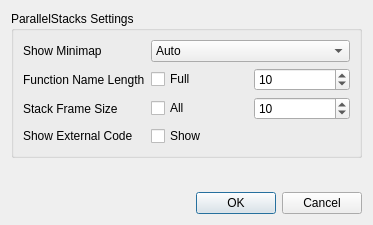
<?xml version="1.0" encoding="UTF-8"?>
<ui version="4.0">
 <class>SeerParallelStacksSettingsDialogForm</class>
 <widget class="QDialog" name="SeerParallelStacksSettingsDialogForm">
  <property name="geometry">
   <rect>
    <x>0</x>
    <y>0</y>
    <width>373</width>
    <height>225</height>
   </rect>
  </property>
  <property name="windowTitle">
   <string>Seer - ParallelStacks Settings</string>
  </property>
  <layout class="QVBoxLayout" name="verticalLayout">
   <item>
    <widget class="QGroupBox" name="groupBox">
     <property name="title">
      <string>ParallelStacks Settings</string>
     </property>
     <layout class="QHBoxLayout" name="horizontalLayout">
      <item>
       <layout class="QGridLayout" name="gridLayout">
        <item row="0" column="0">
         <widget class="QLabel" name="showMinimapLabel">
          <property name="text">
           <string>Show Minimap</string>
          </property>
         </widget>
        </item>
        <item row="2" column="2">
         <widget class="QSpinBox" name="stackFrameSizeSpinBox">
          <property name="toolTip">
           <string>Keep N frames of the stack. Omit the middle frames.</string>
          </property>
          <property name="minimum">
           <number>1</number>
          </property>
          <property name="maximum">
           <number>999</number>
          </property>
          <property name="singleStep">
           <number>5</number>
          </property>
          <property name="value">
           <number>10</number>
          </property>
         </widget>
        </item>
        <item row="1" column="0">
         <widget class="QLabel" name="functionNameLengthLabel">
          <property name="text">
           <string>Function Name Length</string>
          </property>
         </widget>
        </item>
        <item row="2" column="0">
         <widget class="QLabel" name="stackFrameSizeLabel">
          <property name="text">
           <string>Stack Frame Size</string>
          </property>
         </widget>
        </item>
        <item row="1" column="2">
         <widget class="QSpinBox" name="functionNameLengthSpinBox">
          <property name="toolTip">
           <string>Keep N characters of the function name. Omit the middle characters.</string>
          </property>
          <property name="minimum">
           <number>1</number>
          </property>
          <property name="maximum">
           <number>999</number>
          </property>
          <property name="singleStep">
           <number>5</number>
          </property>
          <property name="value">
           <number>10</number>
          </property>
         </widget>
        </item>
        <item row="1" column="1">
         <widget class="QCheckBox" name="functionNameLengthAllCheckBox">
          <property name="toolTip">
           <string>Keep the full length of function names.</string>
          </property>
          <property name="text">
           <string>Full</string>
          </property>
         </widget>
        </item>
        <item row="2" column="1">
         <widget class="QCheckBox" name="stackFrameSizeAllCheckBox">
          <property name="toolTip">
           <string>Keep all frames of the stack.</string>
          </property>
          <property name="text">
           <string>All</string>
          </property>
         </widget>
        </item>
        <item row="3" column="0">
         <widget class="QLabel" name="showExternalCodeLabel">
          <property name="text">
           <string>Show External Code</string>
          </property>
         </widget>
        </item>
        <item row="3" column="1" colspan="2">
         <widget class="QCheckBox" name="showExternalCodeCheckBox">
          <property name="toolTip">
           <string>Show every external frame (no debug info, or a file matching the Source config's Ignore patterns). Unchecked, each run of them is merged into a single '[External Code]' frame.</string>
          </property>
          <property name="text">
           <string>Show</string>
          </property>
         </widget>
        </item>
        <item row="0" column="1" colspan="2">
         <widget class="QComboBox" name="showMinimapComboBox">
          <property name="toolTip">
           <string>Show the Minimap when needed, always, or never.</string>
          </property>
          <item>
           <property name="text">
            <string>Auto</string>
           </property>
          </item>
          <item>
           <property name="text">
            <string>Always</string>
           </property>
          </item>
          <item>
           <property name="text">
            <string>Never</string>
           </property>
          </item>
         </widget>
        </item>
       </layout>
      </item>
     </layout>
    </widget>
   </item>
   <item>
    <spacer name="verticalSpacer">
     <property name="orientation">
      <enum>Qt::Vertical</enum>
     </property>
     <property name="sizeHint" stdset="0">
      <size>
       <width>20</width>
       <height>4</height>
      </size>
     </property>
    </spacer>
   </item>
   <item>
    <widget class="QDialogButtonBox" name="buttonBox">
     <property name="orientation">
      <enum>Qt::Horizontal</enum>
     </property>
     <property name="standardButtons">
      <set>QDialogButtonBox::Cancel|QDialogButtonBox::Ok</set>
     </property>
    </widget>
   </item>
  </layout>
  <zorder>groupBox</zorder>
  <zorder>buttonBox</zorder>
 </widget>
 <tabstops>
  <tabstop>showMinimapComboBox</tabstop>
  <tabstop>functionNameLengthAllCheckBox</tabstop>
  <tabstop>functionNameLengthSpinBox</tabstop>
  <tabstop>stackFrameSizeAllCheckBox</tabstop>
  <tabstop>stackFrameSizeSpinBox</tabstop>
  <tabstop>showExternalCodeCheckBox</tabstop>
 </tabstops>
 <resources/>
 <connections>
  <connection>
   <sender>buttonBox</sender>
   <signal>accepted()</signal>
   <receiver>SeerParallelStacksSettingsDialogForm</receiver>
   <slot>accept()</slot>
   <hints>
    <hint type="sourcelabel">
     <x>227</x>
     <y>179</y>
    </hint>
    <hint type="destinationlabel">
     <x>157</x>
     <y>199</y>
    </hint>
   </hints>
  </connection>
  <connection>
   <sender>buttonBox</sender>
   <signal>rejected()</signal>
   <receiver>SeerParallelStacksSettingsDialogForm</receiver>
   <slot>reject()</slot>
   <hints>
    <hint type="sourcelabel">
     <x>295</x>
     <y>185</y>
    </hint>
    <hint type="destinationlabel">
     <x>286</x>
     <y>199</y>
    </hint>
   </hints>
  </connection>
 </connections>
</ui>
